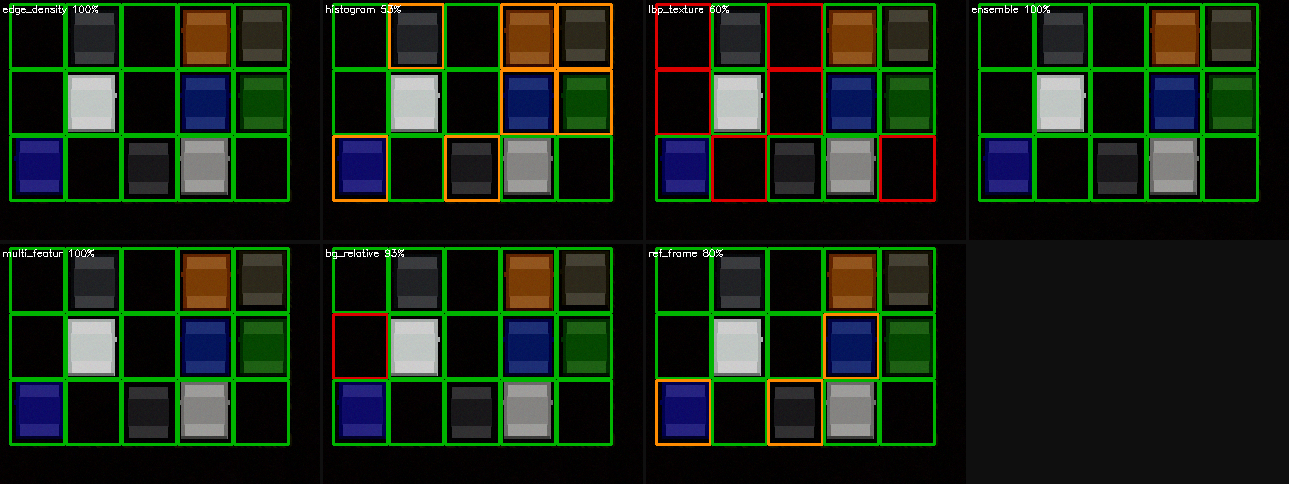
#> input picture Production/report_assets/evaluation/sample_night_lit.png, 1289 x 484 px
$ python local_detector.py ../report_assets/evaluation/sample_night_lit.png
#> lines starting #> are read from the running program, lines starting #| are printed output that depends on the picture; after the words box and inside, x2 and y2 are one past the last pixel; in counts of white or black regions, pixels touching at a corner belong together
#!/usr/bin/env python3
"""
ParkingLite Local Detector v1.0
=================================
Python port của Combined Ensemble (Method 10) — chạy hoàn toàn trên máy local,
không cần ESP32. Hỗ trợ ảnh chụp vuông góc và ảnh góc nghiêng (~45°).

MODES:
  Interactive (default):
      python3 local_detector.py [image.jpg]

  Batch (không GUI):
      python3 local_detector.py --batch \\
          -cal Images/parking_empty.png \\
          -test Images/Harsh_noon_sun/with_car_harsh_noon_sun.png \\
          -roi roi_config_local.json

INTERACTIVE CONTROLS:
  A        — Vẽ ROI mới (click+drag)
  D        — Xóa slot cuối
  C        — Calibrate với ảnh hiện tại (ảnh bãi trống)
  L        — Load ảnh calibration từ file khác
  SPACE/R  — Phân loại ảnh hiện tại
  O        — Mở ảnh mới để test
  W        — Kích hoạt perspective warp (click 4 góc: TL→TR→BR→BL)
             Press W lần 2 để reset warp
  E        — Export ROI config (JSON + lệnh ROI_LOAD cho ESP32)
  S        — Lưu ảnh kết quả (annotated)
  I        — Inspect ROI patches (so sánh current vs reference)
  0..9     — Chuyển method (1-9=method 1-9, 0=method 10/combined)
  H        — Help
  Q/ESC    — Thoát

REQUIREMENTS:
  pip install opencv-python numpy
  (tkinter có sẵn trong Python chuẩn)
"""

import cv2
import numpy as np
import json
import sys
import os
import tkinter as tk
from tkinter import filedialog
from pathlib import Path


# ═══════════════════════════════════════════════════════════════════════
#  CONSTANTS — Phải khớp chính xác với Production/sensor_node/roi_classifier.h
# ═══════════════════════════════════════════════════════════════════════

ROI_SIZE        = 32    # ROI luôn resize về 32×32
ROI_PIXELS      = 1024  # ROI_SIZE * ROI_SIZE
ROI_BLOCK_SIZE  = 8     # Block size cho block-based methods
ROI_N_BLOCKS    = 4     # ROI_SIZE / ROI_BLOCK_SIZE
ROI_TOTAL_BLOCKS= 16    # ROI_N_BLOCKS ** 2
HIST_N_BINS     = 16    # Histogram bins (256 / 16)
MAX_SLOTS       = 8

# Thresholds ×10 (fixed-point integer, khớp C firmware)
REF_DIFF_X10    = 77    # ref_frame MAD ×10 threshold  (7.7)
GAUSS_MAD_X10   = 77    # gaussian_mad threshold        (7.7)
BLOCK_MAD_X10   = 150   # per-block threshold ×10       (15.0)
BLOCK_VOTE_X100 = 40    # % blocks phải differ ×100     (40%)
PCTILE_P75_X10  = 150   # P75 threshold ×10             (15.0)
MAX_BLOCK_X10   = 200   # max block threshold ×10       (20.0)
HIST_INTER_X1000= 750   # histogram intersection ×1000  (0.75)
VAR_RATIO_X100  = 180   # variance ratio ×100           (1.80)
COMBINED_X100   = 50    # combined vote threshold ×100  (0.50)
OCC_RATIO_X1000 = 80    # edge density threshold ×1000  (0.08)
BG_RATIO_X100   = 140   # bg_relative ratio ×100        (1.40)
BG_BASELINE_FLOOR = 5   # min baseline ×1000            (0.005)
HYBRID_CONF_X100= 30    # hybrid confidence gate ×100   (0.30)

METHOD_NAMES = [
    "edge_density",   # 0 — không cần calibration
    "bg_relative",    # 1
    "ref_frame_mad",  # 2 — khuyên dùng (simple)
    "hybrid",         # 3
    "gaussian_mad",   # 4
    "block_mad",      # 5
    "percentile_mad", # 6
    "max_block",      # 7
    "histogram",      # 8
    "variance_ratio", # 9
    "combined",       # 10 ← default, robust nhất
]

# Gaussian weight table 32×32 — tính theo công thức của firmware C
# w[y][x] = int(128 * exp(-((x-15.5)² + (y-15.5)²) / (2 * 10.67²)))
def _make_gauss_weights():
    sigma  = 32.0 / 3.0   # ≈ 10.67, khớp firmware
    center = 15.5          # (ROI_SIZE - 1) / 2
    ys, xs = np.meshgrid(np.arange(32) - center,
                         np.arange(32) - center, indexing='ij')
    w = 128.0 * np.exp(-(xs**2 + ys**2) / (2.0 * sigma**2))
    return np.floor(w).astype(np.float32)  # truncate như C int cast

GAUSS_WEIGHTS    = _make_gauss_weights()
GAUSS_WEIGHT_SUM = float(GAUSS_WEIGHTS.sum())


# ═══════════════════════════════════════════════════════════════════════
#  ROI EXTRACTION
# ═══════════════════════════════════════════════════════════════════════

# [28 lines left out: functions roi_extract, _normalize_brightness, _mad_x10, not called in this run]


def _mad_x10_normalized(current, reference):
    return _mad_x10(_normalize_brightness(current, reference), reference)


# [225 lines left out: functions _confidence, _sobel_edge_count, classify_edge_density, classify_bg_relative, classify_ref_frame, classify_hybrid and 9 more, not called in this run]


# ═══════════════════════════════════════════════════════════════════════
#  INTERACTIVE GUI — OpenCV window với mouse callbacks
# ═══════════════════════════════════════════════════════════════════════

class ParkingLiteLocalDetector:
    """Interactive tool for local testing of ROI MAD classification."""

    COLORS = {
        'occupied':     (0,  40, 220),   # đỏ → OCC
        'empty':        (0, 200,  50),   # xanh lá → FREE
        'uncalibrated': (0, 220, 220),   # vàng → chưa cal
        'warp_point':   (0,   0, 255),   # đỏ bright → warp corners
        'drawing':      (255, 255, 0),   # cyan → đang vẽ
    }

    def __init__(self):
        self.image_path   = None
        self.raw_image    = None    # Ảnh gốc BGR (chưa warp)
        self.gray_image   = None    # Grayscale (đã warp nếu có)
        self.display_img  = None    # Frame hiển thị (annotated BGR)

        self.rois         = []      # list of (x, y, w, h)
        self.cal_slots    = None    # list of cal_dict per slot
        self.results      = []      # list of (pred, conf, raw)
        self.method       = 10

        # Drawing state
        self.drawing      = False
        self.draw_start   = None
        self.draw_end     = None

        # Warp state
        self.warp_mode    = False
        self.warp_points  = []      # list of (x, y) — 4 corners TL,TR,BR,BL
        self.warp_matrix  = None    # cv2.getPerspectiveTransform result
        self.warp_size    = None    # (W, H) của warped image

        self.win = "ParkingLite Local Detector  [Q=quit H=help]"
        cv2.namedWindow(self.win, cv2.WINDOW_NORMAL)
        cv2.resizeWindow(self.win, 960, 720)
        cv2.setMouseCallback(self.win, self._on_mouse)

    # ── File dialog ──────────────────────────────────────────────────

    # [9 lines left out: function _pick_file, not called in this run]

    # ── Image loading & warp ─────────────────────────────────────────

    def load_image(self, path):
        img = cv2.imread(path)
#> img is the input picture: shape (484, 1289, 3); mean B, G, R 22.3, 38.3, 25.9
        if img is None:
            print(f"[ERROR] Cannot load: {path}")
            return False
        self.image_path  = path
        self.raw_image   = img
        self._recompute_gray()
        self.results     = []
        self.cal_slots   = None
        print(f"[OK] Loaded {os.path.basename(path)} ({img.shape[1]}×{img.shape[0]})")
        self._refresh()
        return True

    def _recompute_gray(self):
        """Convert raw→gray, optionally apply warp."""
        if self.raw_image is None:
            return
        gray = cv2.cvtColor(self.raw_image, cv2.COLOR_BGR2GRAY)
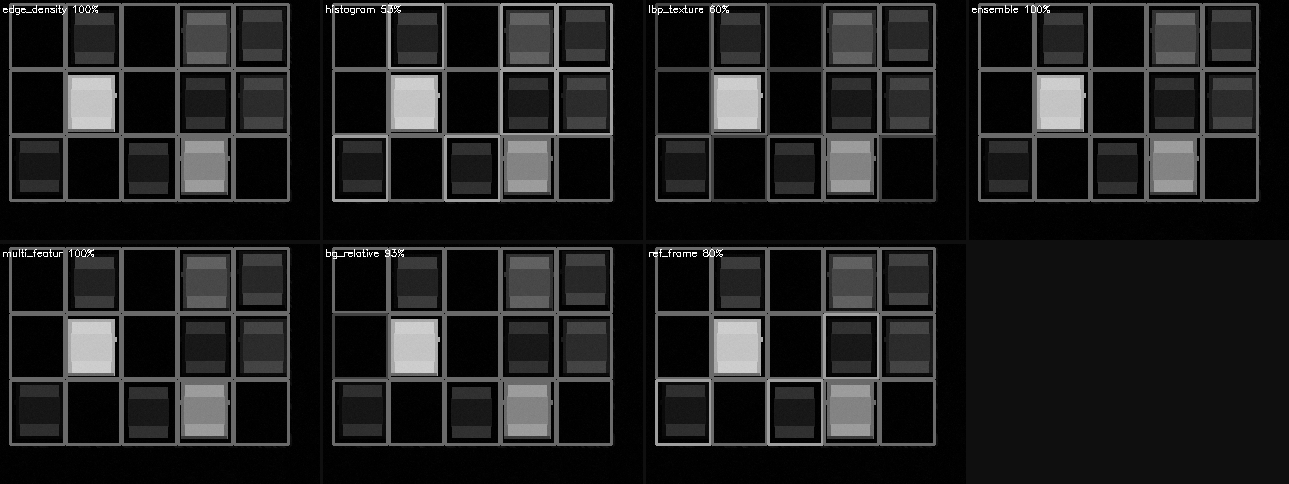
#> gray: shape (484, 1289); min 0, max 255, mean 32.8
#| [OK] Loaded sample_night_lit.png (1289×484)
        if self.warp_matrix is not None:
            gray = cv2.warpPerspective(gray, self.warp_matrix, self.warp_size)
        self.gray_image = gray

    # [131 lines left out: functions _set_warp, reset_warp, calibrate_current, calibrate_from_file, classify, _print_results and 1 more, not called in this run]

    # ── Display rendering ─────────────────────────────────────────────

    def _refresh(self):
        if self.raw_image is None:
            blank = np.zeros((480, 640, 3), np.uint8)
            cv2.putText(blank, "Press O to open image", (80, 240),
                        cv2.FONT_HERSHEY_SIMPLEX, 1.0, (180,180,180), 2)
            cv2.imshow(self.win, blank)
            return

        # Get the display source (warped if warp active)
        if self.warp_matrix is not None:
            src = cv2.warpPerspective(self.raw_image, self.warp_matrix, self.warp_size)
        else:
            src = self.raw_image.copy()
        disp = src.copy()

        # Draw ROI boxes
        for i, (x, y, w, h) in enumerate(self.rois):
            if self.results and i < len(self.results):
                pred, conf, _ = self.results[i]
                color = self.COLORS['occupied'] if pred else self.COLORS['empty']
                tag   = f"S{i}:{'OCC' if pred else 'FREE'} {conf}%"
            else:
                color = self.COLORS['uncalibrated']
                tag   = f"S{i}"
            cv2.rectangle(disp, (x, y), (x+w, y+h), color, 2)
            # Shadow + label
            cv2.putText(disp, tag, (x+1, y-4), cv2.FONT_HERSHEY_SIMPLEX, 0.5, (0,0,0), 2)
            cv2.putText(disp, tag, (x,   y-5), cv2.FONT_HERSHEY_SIMPLEX, 0.5, color, 1)

        # In-progress rectangle while drawing
        if self.drawing and self.draw_start and self.draw_end:
            x0, y0 = self.draw_start; x1, y1 = self.draw_end
            cv2.rectangle(disp, (min(x0,x1), min(y0,y1)),
                                 (max(x0,x1), max(y0,y1)), self.COLORS['drawing'], 1)

        # Warp corner markers
        for j, pt in enumerate(self.warp_points):
            cv2.circle(disp, pt, 8, self.COLORS['warp_point'], -1)
            labels = ['TL','TR','BR','BL']
            cv2.putText(disp, labels[j], (pt[0]+10, pt[1]+10),
                        cv2.FONT_HERSHEY_SIMPLEX, 0.7, (0,0,255), 2)

        # Status bar
        mn     = METHOD_NAMES[self.method] if self.method < len(METHOD_NAMES) else "?"
        cal_s  = "CAL:YES" if self.cal_slots else "CAL:NO"
        warp_s = f"WARP:{self.warp_size[0]}x{self.warp_size[1]}" if self.warp_matrix is not None else ""
        mode_s = "WARP_MODE:click 4 corners" if self.warp_mode else ""
        status = (f" M{self.method}:{mn} | {cal_s} | {warp_s}{mode_s} | "
                  f"Slots:{len(self.rois)}  "
                  f"A=add D=del C=cal L=load_cal SPACE=run W=warp E=export I=inspect Q=quit")
        h, w = disp.shape[:2]
#> h = 484; w = 1289
        cv2.rectangle(disp, (0, h-26), (w, h), (20,20,20), -1)
#> disp: shape (484, 1289, 3); 5.37% of pixels changed, all inside (x1, y1, x2, y2) = (0, 458, 1289, 484)
        cv2.putText(disp, status, (4, h-8), cv2.FONT_HERSHEY_SIMPLEX, 0.38, (190,190,190), 1)
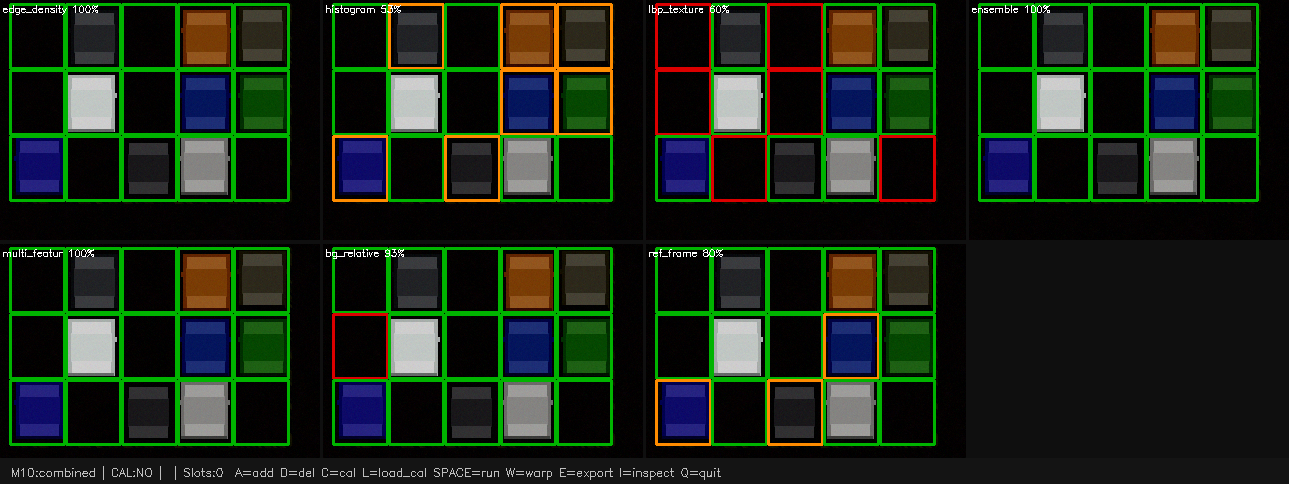
#> disp: shape (484, 1289, 3); mean B, G, R 23.5, 39.5, 27.1

        self.display_img = disp
        cv2.imshow(self.win, disp)

    # ── Mouse callback ────────────────────────────────────────────────

    # [76 lines left out: functions _on_mouse, export, save_result, not called in this run]

    # ── Main event loop ───────────────────────────────────────────────

    def run(self, initial_path=None):
        if initial_path:
            self.load_image(initial_path)
        self._refresh()

        print("\n══════ ParkingLite Local Detector ══════")
        print(f"  Method: {self.method} ({METHOD_NAMES[self.method]})")
        print("  Keys: A=add_ROI  D=del_ROI  C=calibrate  L=load_cal_img")
        print("        SPACE=classify  O=open_image  W=warp  E=export")
        print("        I=inspect_ROIs  S=save_result  0-9=method  Q=quit")
        if not initial_path:
            print("  Chưa có ảnh — nhấn O để mở ảnh.")
        print()

        while True:
            key = cv2.waitKey(30) & 0xFF
#> (key q is pressed here)

            if key in (ord('q'), ord('Q'), 27):
                break
            elif key in (ord('a'), ord('A')):
                print("[MODE] Click+drag để vẽ ROI cho slot mới")
            elif key in (ord('d'), ord('D')):
                if self.rois:
                    removed = self.rois.pop()
                    self.results = []
                    print(f"[ROI] Đã xóa slot {len(self.rois)}: {removed}")
                    self._refresh()
            elif key in (ord('c'), ord('C')):
                self.calibrate_current()
            elif key in (ord('l'), ord('L')):
                self.calibrate_from_file()
            elif key in (ord(' '), ord('r'), ord('R')):
                self.classify()
            elif key in (ord('o'), ord('O')):
                path = self._pick_file()
                if path:
                    self.load_image(path)
            elif key in (ord('w'), ord('W')):
                if self.warp_matrix is not None:
                    self.reset_warp()
                    self._refresh()
                else:
                    self.warp_mode   = True
                    self.warp_points = []
                    print("[WARP] Click 4 góc theo thứ tự: TL → TR → BR → BL")
            elif key in (ord('e'), ord('E')):
                self.export()
            elif key in (ord('s'), ord('S')):
                self.save_result()
            elif key in (ord('i'), ord('I')):
                self.inspect_rois()
            elif key in (ord('h'), ord('H')):
                print(__doc__)
            elif ord('1') <= key <= ord('9'):
                self.method = key - ord('0')
                print(f"[METHOD] → {self.method} ({METHOD_NAMES[self.method]})")
                if not self.cal_slots:
                    print("         WARNING: method này cần CAL (nhấn C)")
                self.classify()
            elif key == ord('0'):
                self.method = 10
                print(f"[METHOD] → 10 (combined) — Combined Ensemble")
                self.classify()

        cv2.destroyAllWindows()


# ═══════════════════════════════════════════════════════════════════════
#  BATCH MODE — không GUI, chạy script hoàn toàn
# ═══════════════════════════════════════════════════════════════════════

# [133 lines left out: functions _load_rois_from_json, _auto_detect_rois, batch_classify, _parse_batch_args, not called in this run]


def main():
    args = sys.argv[1:]

    if '--batch' in args:
        # Batch mode
        args.remove('--batch')
        cal, tests, roi, meth = _parse_batch_args(args)
        if not cal or not tests:
            print("Batch usage:\n"
                  "  local_detector.py --batch \\\n"
                  "    -cal Images/parking_empty.png \\\n"
                  "    -test Images/Harsh_noon_sun/with_car.png \\\n"
                  "    -roi roi_config_local.json \\\n"
                  "    -method 10")
            sys.exit(1)
        batch_classify(cal, tests, roi, meth)
    else:
        # Interactive mode
        img_path = args[0] if args else None
        app = ParkingLiteLocalDetector()
        app.run(img_path)


if __name__ == '__main__':
    main()
